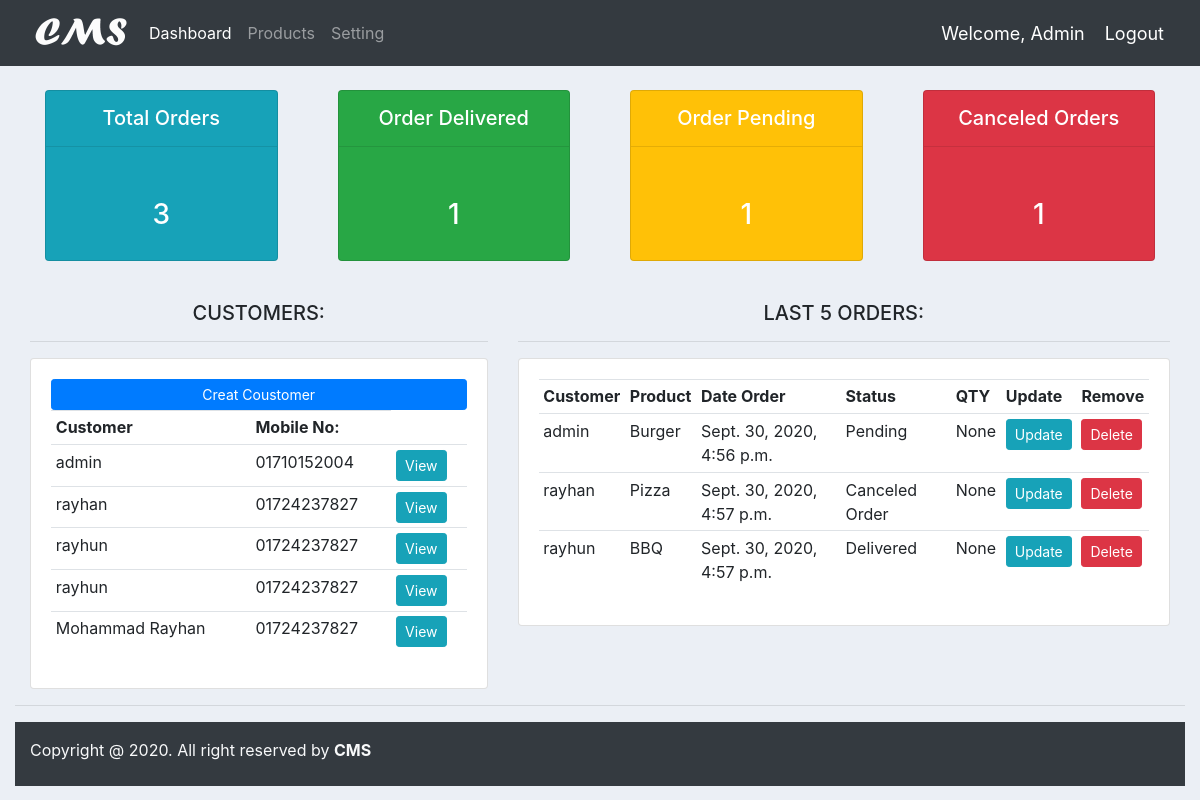
The app's page / (signed in), older data.
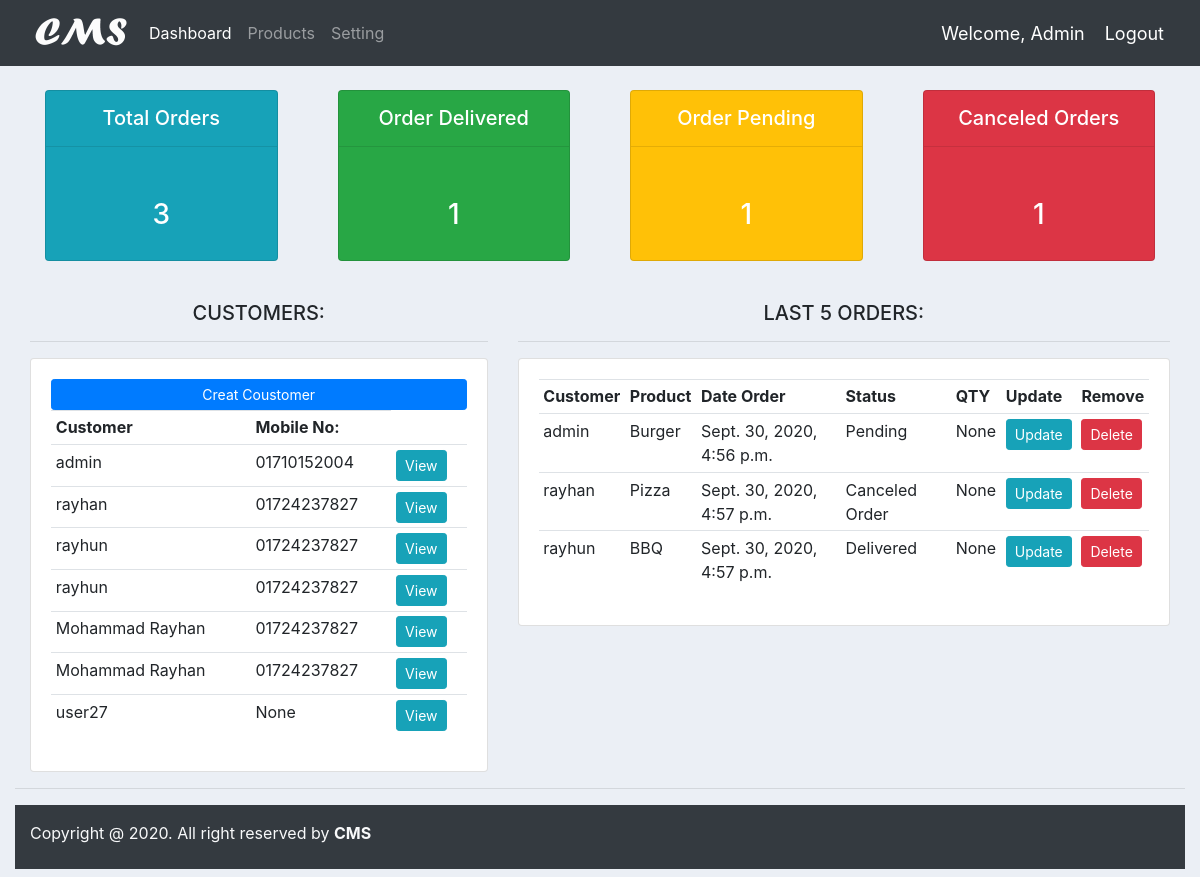
The same page, newer data.
### accounts/models.py (models this page shows, shortened)
class Customer(models.Model):
    user = models.OneToOneField(User, null=True, blank=True, on_delete=models.CASCADE)
    name = models.CharField(max_length=200, null=True)
    phone = models.CharField(max_length=200, null=True)
    email = models.CharField(max_length=200, null=True)
    profile_pic = models.ImageField(default="demo.jpg", null=True, blank=True)
    date_created = models.DateTimeField(auto_now_add=True, null=True)
    def __str__(self):
        return str(self.name)

class Order(models.Model):
    STATUS = (
        ('Pending','Pending'),
        ('Canceled Order','Canceled Order'),
        ('Delivered','Delivered')
        )
    customer = models.ForeignKey(Customer, null=True, on_delete=models.SET_NULL, related_name='customer_orders')
    Product = models.ForeignKey(Product, null=True, on_delete=models.SET_NULL, related_name='product_orders')
    date_created = models.DateTimeField(auto_now_add=True, null=True)
    statur = models.CharField(max_length=200, null=True, choices=STATUS)
    note = models.CharField(max_length=200, null=True)
    order_content = models.DecimalField(max_digits= 10000, null=True, decimal_places=0)

class Product(models.Model):
    CATAGORY = (
        ('Indoor','Indoor'),
        ('Out Door','Out Door'),
    )
    name = models.CharField(max_length=200, null=True)
    price = models.FloatField(null=True)
    catagory = models.CharField(max_length=200, null=True, choices=CATAGORY)
    descriprion = models.CharField(max_length=500 ,null=True, blank=True)
    data_created = models.DateTimeField(auto_now_add=True)
    tags = models.ManyToManyField(Tag)
    def __str__(self):
        return str(self.name)

### accounts/decorators.py (the view)
    def wrapper_func(request, *args, **kwargs):
        group = None
        if request.user.groups.exists():
            group = request.user.groups.all()[0].name
        if group == 'customer':
            return redirect('user_profile')
        elif group == 'admin':
            return view_func(request, *args, **kwargs)
        else:
            context = {}
            return render(request, 'accounts/customer_not_auth.html', context)

### accounts/views.py (called while the page is built)
@login_required(login_url='login')
@admin_only
def home(request):
    orders = Order.objects.all()
    customers = Customer.objects.all()
    total_customers = customers.count()
    total_orders = orders.count()
    order_delivered = orders.filter(statur='Delivered').count()
    order_pending = orders.filter(statur='Pending').count()
    order_cancels = orders.filter(statur='Canceled Order').count()
    context = {
        'orders':orders,
        'customers':customers,
        'total_orders':total_orders,
        'order_delivered':order_delivered,
        'order_pending':order_pending,
        'order_cancels':order_cancels
    }
    return render(request, 'accounts/dashbord.html',context)

### accounts/templates/accounts/dashbord.html
{% extends 'accounts/main.html' %}
{% block content %}
<div class="container-fluid">
{% include 'accounts/status.html' %}
<br>
<div class="row">
    <div class="col-md-5">
        <h5 class="text-center">CUSTOMERS:</h5>
        <hr>
        <div class="card card-body">
            <a class="btn btn-primary btn-sm btn-block" href="{% url 'create_customer' %}">Creat Coustomer</a>
            <table class="table table-sm">
                <tr>
                    <th>Customer</th>
                    <th>Mobile No:</th>
                </tr>
                {% for customer in customers %}
                <tr>
                    <td>{{ customer.name }}</td>
                    <td>{{ customer.phone }}</td>
                    <td><a class="btn btn-sm btn-info" href="{% url 'customer' customer.pk %}">View</a></td>
                </tr>
                {% endfor %}
            </table>
        </div>
    </div>
    <div class="col-md-7">
        <h5 class="text-center">LAST 5 ORDERS:</h5>
        <hr>
        <div class="card card-body">
            <table class="table table-sm">
                <tr>
                    <th>Customer</th>
                    <th>Product</th>
                    <th>Date Order</th>
                    <th>Status</th>
                    <th>QTY</th>
                    <th>Update</th>
                    <th>Remove</th>
                </tr>
                {% for order in orders %}
                <tr>
                    <td>{{ order.customer }}</td>
                    <td>{{ order.Product }}</td>
                    <td>{{ order.date_created }}</td>
                    <td>{{ order.statur }}</td>
                    <td>{{ order.order_content }}</td>
                    <td><a class="btn btn-sm btn-info" href="{% url 'update_order' order.pk %}">Update</a></td>
                    <td><a class="btn btn-sm btn-danger" href="{% url 'delete_order' order.pk %}">Delete</a></td>
                </tr>
                {% endfor %}
            </table>
        </div>
    </div>
</div>
</div>
{% endblock %}

Row changes from the older to the newer data that the page shows:
added Customer: name "Mohammad Rayhan", phone "01724237827"
added Customer: name "user27", phone "None"
